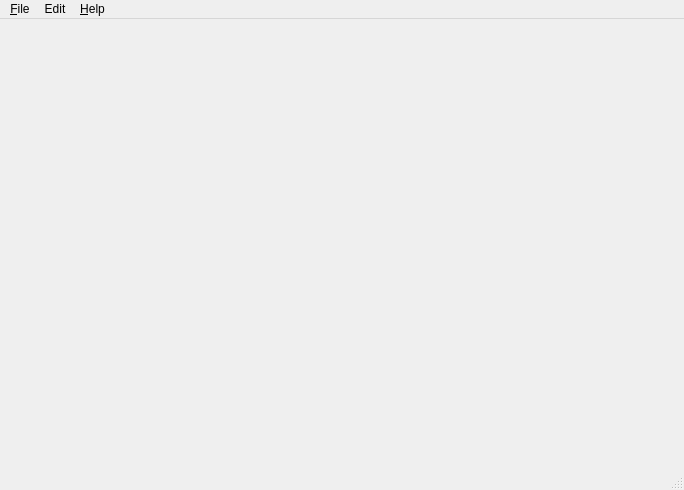
<?xml version="1.0" encoding="UTF-8"?>
<ui version="4.0">
 <class>MainWindow</class>
 <widget class="QMainWindow" name="MainWindow">
  <property name="geometry">
   <rect>
    <x>0</x>
    <y>0</y>
    <width>684</width>
    <height>490</height>
   </rect>
  </property>
  <property name="windowTitle">
   <string>Binance Supervision</string>
  </property>
  <property name="iconSize">
   <size>
    <width>100</width>
    <height>100</height>
   </size>
  </property>
  <widget class="QWidget" name="centralwidget"/>
  <widget class="QMenuBar" name="menubar">
   <property name="geometry">
    <rect>
     <x>0</x>
     <y>0</y>
     <width>684</width>
     <height>21</height>
    </rect>
   </property>
   <widget class="QMenu" name="menu_File">
    <property name="title">
     <string>&amp;File</string>
    </property>
    <addaction name="action_Connect"/>
    <addaction name="separator"/>
    <addaction name="action_New"/>
    <addaction name="action_Exit"/>
   </widget>
   <widget class="QMenu" name="menu_Help">
    <property name="title">
     <string>&amp;Help</string>
    </property>
    <addaction name="actionAbout"/>
   </widget>
   <widget class="QMenu" name="menuEdit">
    <property name="title">
     <string>Edit</string>
    </property>
   </widget>
   <addaction name="menu_File"/>
   <addaction name="menuEdit"/>
   <addaction name="menu_Help"/>
  </widget>
  <widget class="QStatusBar" name="statusbar"/>
  <action name="actionAbout">
   <property name="icon">
    <iconset>
     <normaloff>images/information.png</normaloff>images/information.png</iconset>
   </property>
   <property name="text">
    <string>&amp;About</string>
   </property>
   <property name="shortcut">
    <string>Ctrl+H</string>
   </property>
  </action>
  <action name="action_New">
   <property name="icon">
    <iconset>
     <normaloff>images/plus.png</normaloff>images/plus.png</iconset>
   </property>
   <property name="text">
    <string>&amp;New</string>
   </property>
   <property name="shortcut">
    <string>Ctrl+N</string>
   </property>
  </action>
  <action name="action_Connect">
   <property name="text">
    <string>&amp;Connect</string>
   </property>
  </action>
  <action name="action_Exit">
   <property name="text">
    <string>&amp;Exit</string>
   </property>
  </action>
 </widget>
 <resources/>
 <connections/>
</ui>
